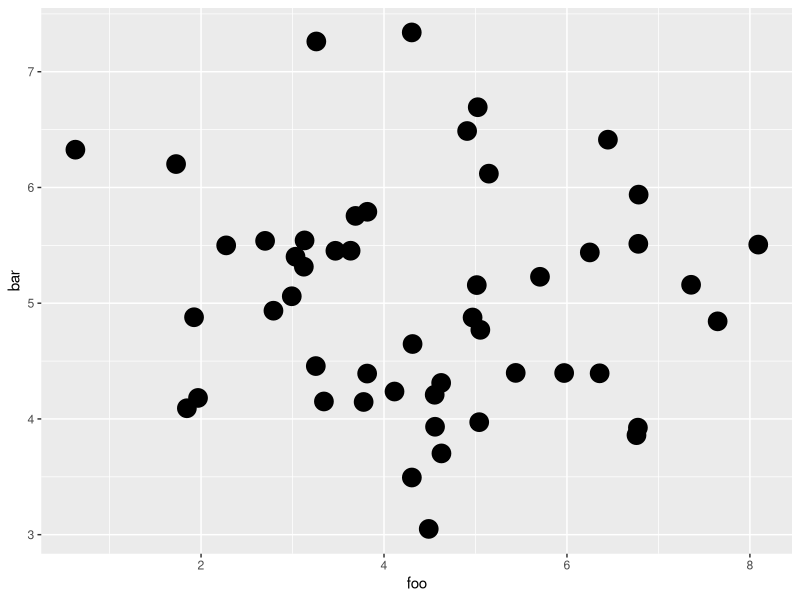
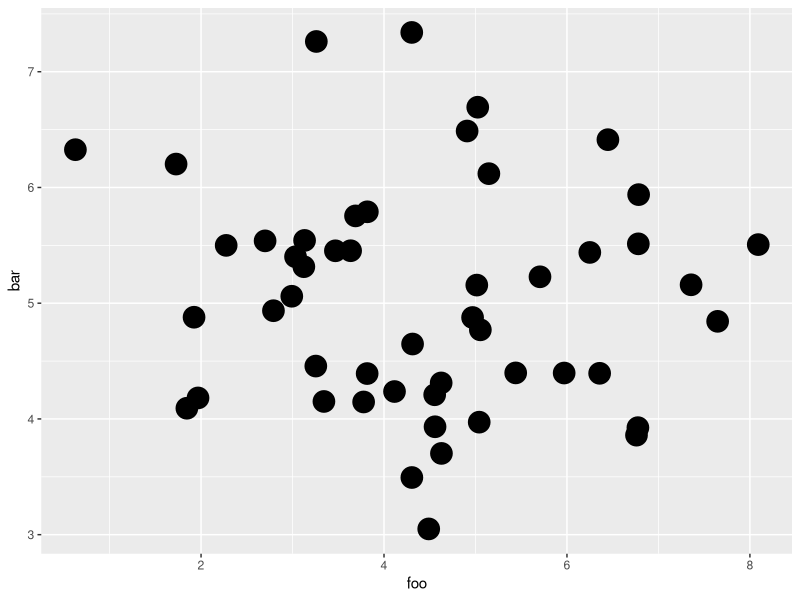
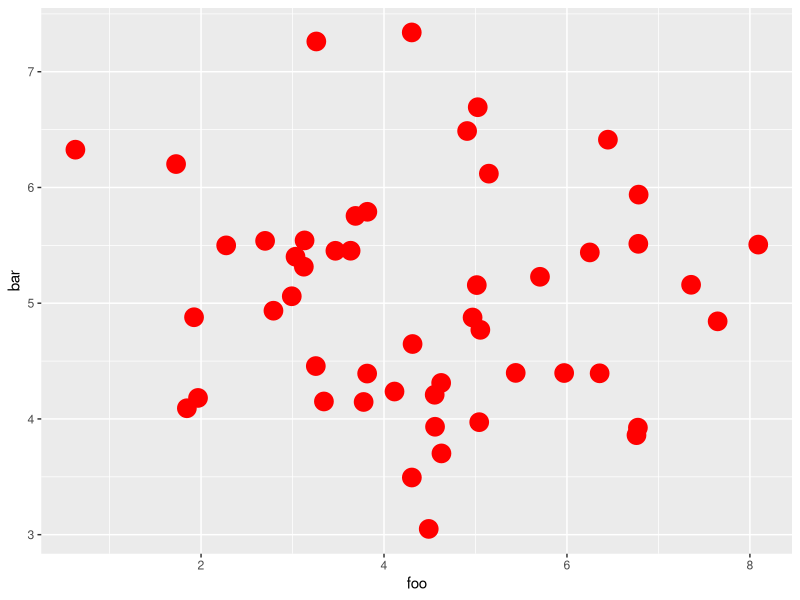
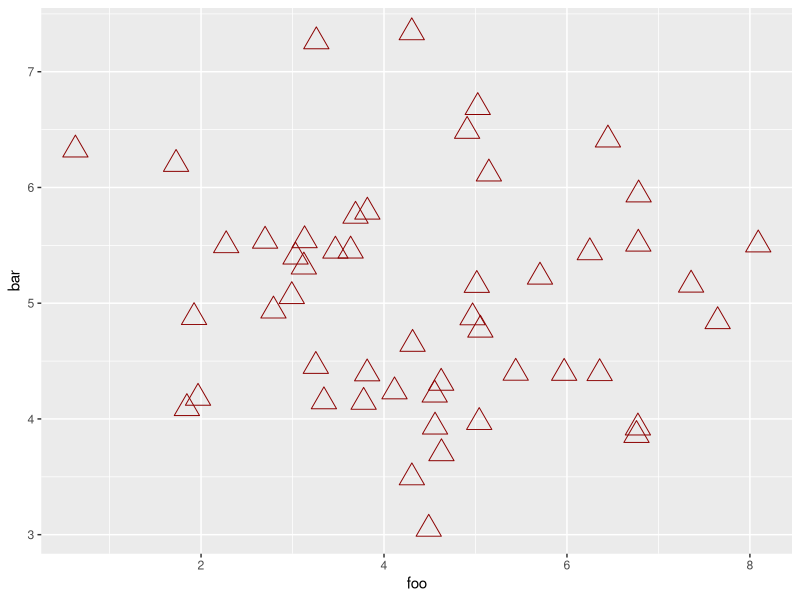
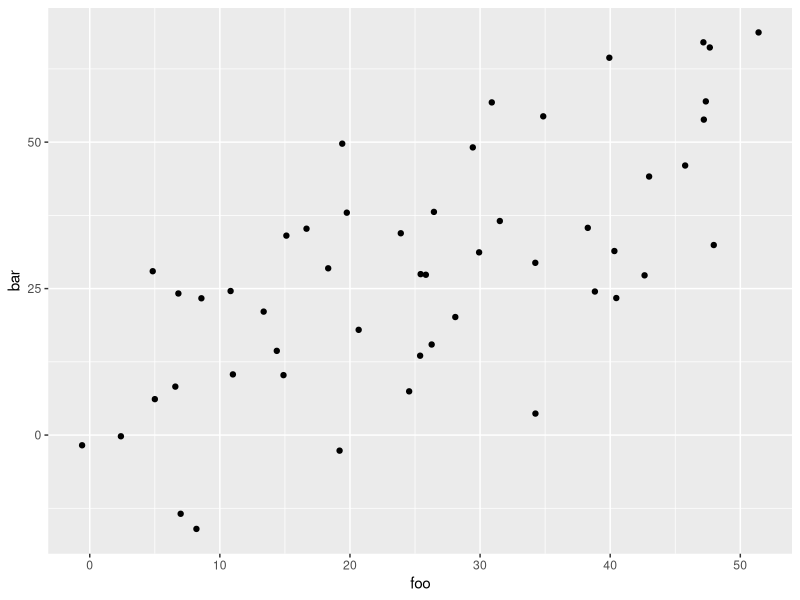
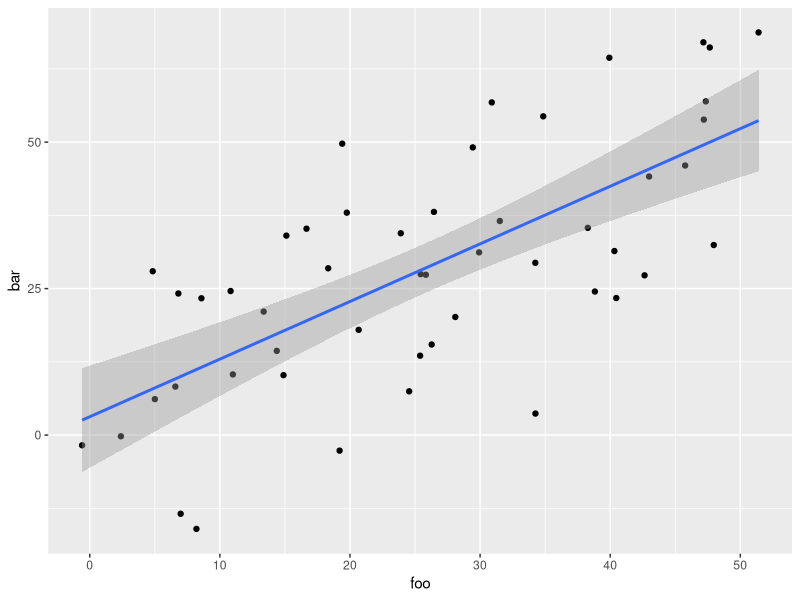
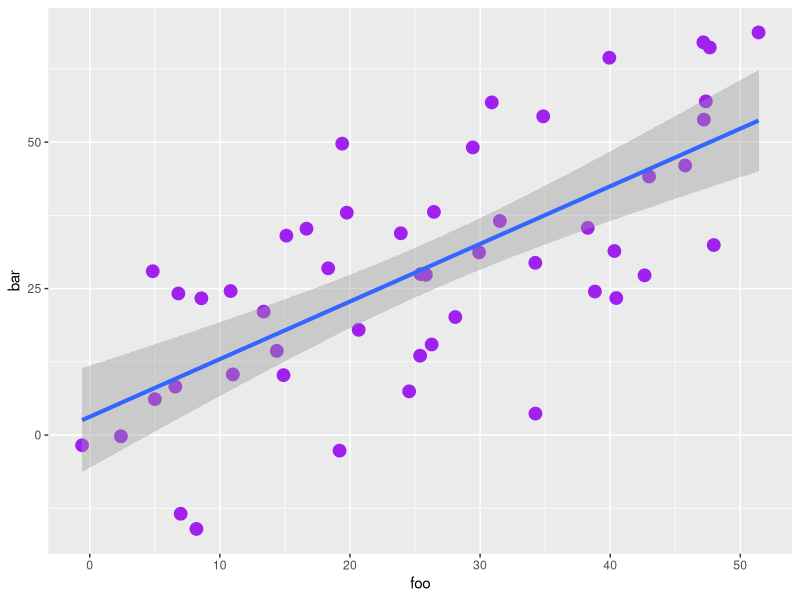

Generate these figures, in order, with R:
library(ggplot2)

## DUMMY DATA SET
set.seed(11)
df.test_data <- data.frame(foo = rnorm(50, mean=5, sd=2),
                           bar = rnorm(50, mean=5, sd=1)
)

## BASIC SCATTERPLOT
ggplot(data=df.test_data, aes(x=foo, y=bar)) + # adding a layer
  geom_point(size=6)

## CHANGE SIZE
ggplot(data=df.test_data, aes(x=foo, y=bar)) +
  geom_point(size=7) # set size

## CHANGE COLOR
# useful with multiple layers
ggplot(data=df.test_data, aes(x=foo, y=bar)) + 
  geom_point(color="red", size=6) # set size and color

## HOLLOW POINTS (Point style)
# by default, points are solid
ggplot(data=df.test_data, aes(x=foo, y=bar)) + # adding a layer
  geom_point(shape=2, size=6, color="dark red") # set shapes and sizes

### REGRESSION LINE
###----------------
set.seed(41)
df.test_data <- data.frame(foo = 1:50 + rnorm(50, sd=2),
                           bar = 1:50 + rnorm(50, sd=14))

## BASIC PLOT
ggplot(data=df.test_data, aes(x=foo, y=bar)) + 
  geom_point()

## ADD REGRESSION LINE
ggplot(data=df.test_data, aes(x=foo, y=bar)) + 
  geom_point() +
  geom_smooth(method=lm) # add line, method=linear model

## WITH COLOR
ggplot(data=df.test_data, aes(x=foo, y=bar)) + 
  geom_point(color="purple", size=4) +
  geom_smooth(method=lm, size=1.4)

